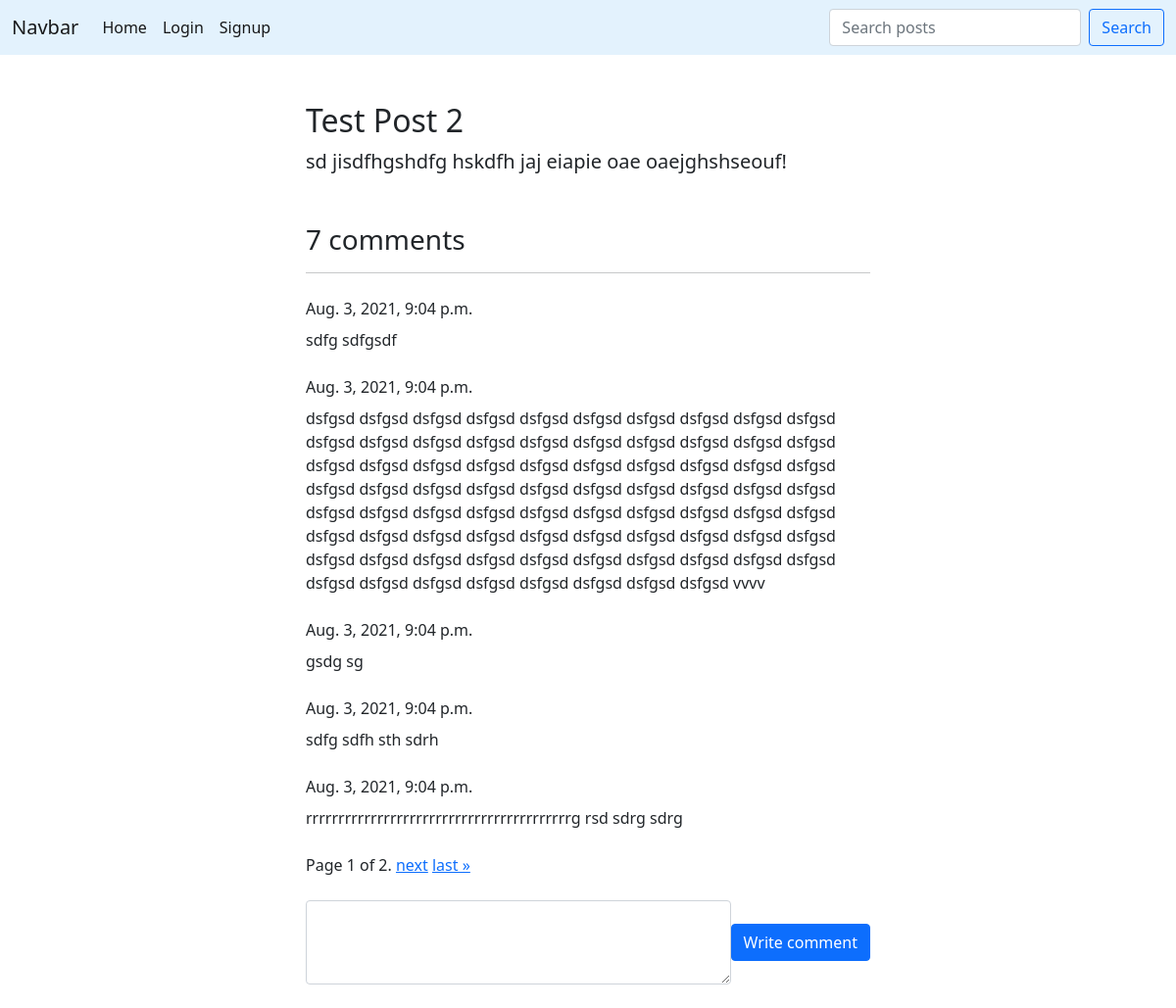
The app's page /post/2/ with its own data.
### online_journal/models.py (models this page shows, shortened)
class Post(models.Model):
    title = models.CharField('Title', max_length=200)
    text = models.TextField('Text')
    pub_date = models.DateTimeField('Published date', auto_now_add=True)
    is_active = models.BooleanField('Display a post on the site', default=True)
    rating = models.IntegerField('Views count', default=0)
    created_by = models.ForeignKey(User, on_delete=models.CASCADE, verbose_name='User', related_name='posts')
    objects = PostManager()
    def update_rating(self):
        self.rating += 1
        self.save()
    def get_comments_count(self):
        return self.comments.count()
    def get_comments_ordered_by_date(self):
        return self.comments.order_by('pub_date')

class Comment(models.Model):
    post = models.ForeignKey(Post, on_delete=models.CASCADE, verbose_name='Post', related_name='comments')
    created_by = models.ForeignKey(User, on_delete=models.CASCADE, verbose_name='User', related_name='comments')
    text = models.TextField('Text')
    pub_date = models.DateTimeField('Published date', auto_now_add=True)

### online_journal/views.py (the view)
# urls.py: path('post/<int:pk>/', PostDetailView.as_view(), name='post_detail'),
class PostDetailView(generic.DetailView):
    model = Post
    template_name = 'online_journal/post_detail.html'
    def get(self, request, *args, **kwargs):
        self.get_object().update_rating()
        return super().get(request, *args, **kwargs)
    def get_context_data(self, **kwargs):
        context = super().get_context_data(**kwargs)
        comments = self.get_object().get_comments_ordered_by_date()
        paginator = Paginator(comments, 5)
        page_number = self.request.GET.get('page', 1)
        page_obj = paginator.get_page(page_number)
        context['page_obj'] = page_obj
        context['form'] = CommentForm()
        return context

### online_journal/forms.py
class CommentForm(forms.ModelForm):
    class Meta:
        model = Comment
        fields = ['text']

### online_journal/templates/online_journal/post_detail.html (shortened to what this page needs)
{% extends 'base.html' %}
{% load widget_tweaks %}
{% block content %}
    <div class="jumbotron">
        <h2>{{post.title}}</h2>
        <p class="lead">{{post.text}}</p>
    </div>
    <div class="comment_label mt-5">
        <h3>{{ post.get_comments_count }} comments</h3>
    </div>
    <hr>
    {% for comment in page_obj %}
        <div class="comment_block mt-4">
            <div class="date mb-2">
                {{ comment.pub_date }}
            </div>
            <div class="text">
                {{ comment.text }}
            </div>
        </div>
    {% empty %}
        <h6 class="empty-content">No comments</h6>
    {% endfor %}
    <div class="pagination mt-4">
        <span class="step-links">
            <span class="current">
                Page {{ page_obj.number }} of {{ page_obj.paginator.num_pages }}.
            </span>
            {% if page_obj.has_next %}
                <a href="?page={{ page_obj.next_page_number }}">next</a>
                <a href="?page={{ page_obj.paginator.num_pages }}">last &raquo;</a>
            {% endif %}
        </span>
    </div>
    <form action="{% url 'add_comment' pk=post.id %}" method="post">
        <div class="comment-form-wrapper mt-4">
            <div id="comment-textarea">
                {% render_field form.text class='form-control' rows=3 %}
            </div>
            <div id="comment-submit">
                <input type="submit" value="Write comment" class="btn btn-primary">
            </div>
        </div>
    </form>
{% endblock %}

### static/css/style.css (style rules this page uses)
.comment-form-wrapper { display: flex; justify-content: space-between; }
#comment-textarea { width: 80%; }
#comment-submit { align-self: center; }

### records on screen
Post: title "Test Post 2", text "sd jisdfhgshdfg hskdfh jaj eiapie oae oaejghshseouf!", get_comments_count "7"
Comment: pub_date "Aug. 3, 2021, 9:04 p.m.", text "sdfg sdfgsdf"
Comment: pub_date "Aug. 3, 2021, 9:04 p.m.", text "dsfgsd dsfgsd dsfgsd dsfgsd dsfgsd dsfgsd dsfgsd dsfgsd dsfgsd dsfgsd dsfgsd dsfgsd dsfgsd dsfgsd dsfgsd dsfgsd dsfgsd dsfgsd dsfgsd dsfgsd dsfgsd dsfgsd dsfgsd dsfgsd dsfgsd dsfgsd dsfgsd dsfgsd dsfgsd dsfgsd dsfgsd dsfgsd dsfgsd dsfgsd dsfgsd dsfgsd dsfgsd dsfgsd dsfgsd dsfgsd dsfgsd dsfgsd dsfgsd dsfgsd dsfgsd dsfgsd dsfgsd dsfgsd dsfgsd dsfgsd dsfgsd dsfgsd dsfgsd dsfgsd dsfgsd dsfgsd dsfgsd dsfgsd dsfgsd dsfgsd dsfgsd dsfgsd dsfgsd dsfgsd dsfgsd dsfgsd dsfgsd dsfgsd dsfgsd dsfgsd dsfgsd dsfgsd dsfgsd dsfgsd dsfgsd dsfgsd dsfgsd dsfgsd vvvv"
Comment: pub_date "Aug. 3, 2021, 9:04 p.m.", text "gsdg sg"
Comment: pub_date "Aug. 3, 2021, 9:04 p.m.", text "sdfg sdfh sth sdrh"
Comment: pub_date "Aug. 3, 2021, 9:04 p.m.", text "rrrrrrrrrrrrrrrrrrrrrrrrrrrrrrrrrrrrrrrrrg rsd sdrg sdrg"

### other values on screen
{{ page_obj.number }} "1"
{{ page_obj.paginator.num_pages }} "2"
